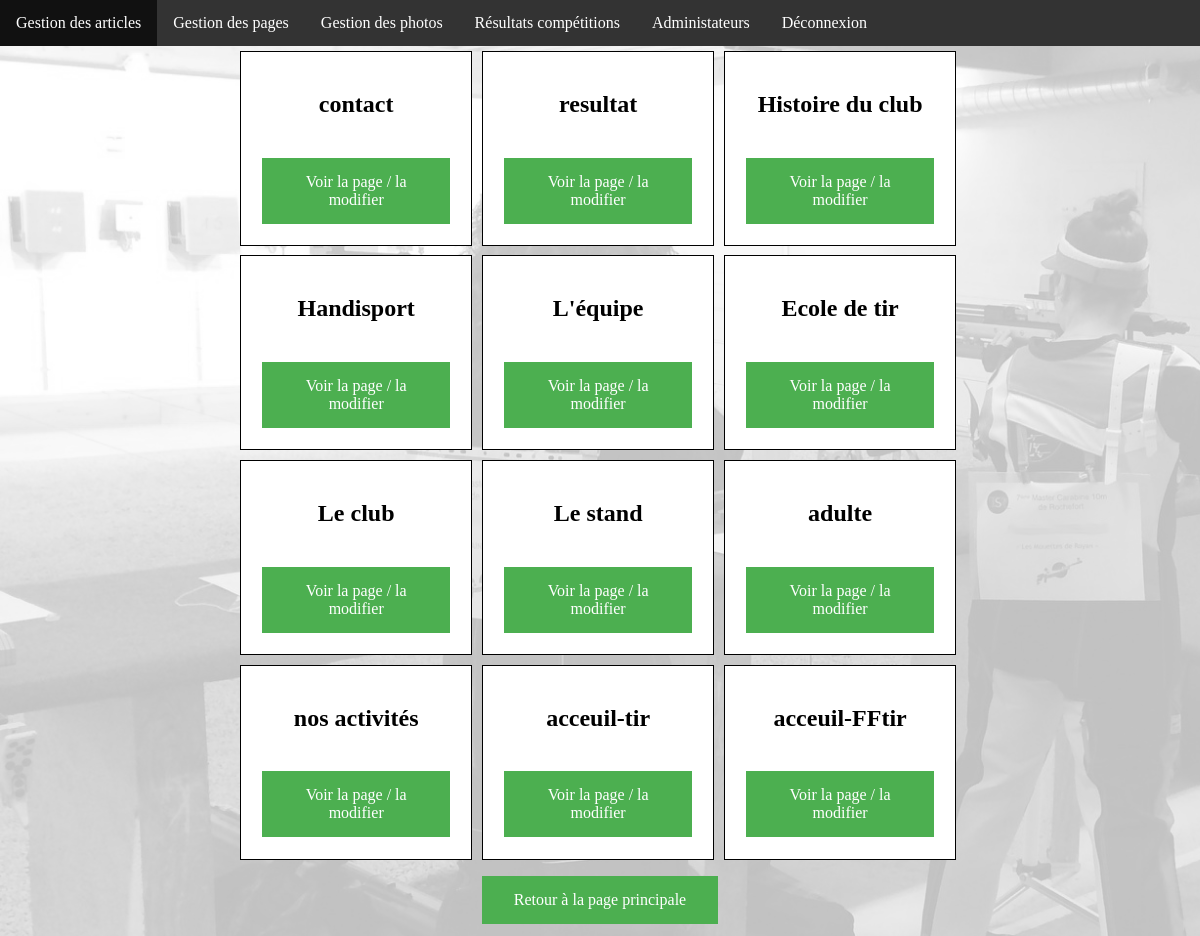
The page /admin/acc_page.php (signed in) on the database its author committed.
### tables this page shows
CREATE TABLE IF NOT EXISTS `page` (
  `id` int(11) NOT NULL AUTO_INCREMENT,
  `nom` varchar(255) NOT NULL,
  `content` longtext NOT NULL,
  PRIMARY KEY (`id`)
);

### admin/acc_page.php (the view, shortened to what this page needs)
<?php require_once"inc/header.php" ?>
<div class="page-cont">
<?php
$req = $bdd->query('SELECT * FROM page ORDER BY id DESC');
$page = $req->fetchAll();
foreach ($page as $page):   ?>
  <div class="pres-page">
    <div class="content-page">
      <center><h2><?= $page['nom'] ?></h2><br></center>
    </div>
    <div class="link-page">
      <a class="button" href="modif_page.php?id=<?= $page['id'] ?>">Voir la page / la modifier</a>
    </div>
  </div>
<?php endforeach ?>
</div>
<?php require_once"inc/footer.php" ?>

### css/admin.css (style rules this page uses)
html, body { width: 100%; height: auto; padding: 0; margin: 0; font-size: 100%; background: linear-gradient( rgba(255, 255, 255, 0.75), rgba(255, 255, 255, 0.75) ), url(../img/parallax-2.jpg) fixed; background-size: cover; }
.button { background-color: #4CAF50; border: none; color: white; padding: 15px 32px; text-align: center; text-decoration: none; display: inline-block; font-size: 16px; margin: 1%; }
.page-cont { display: flex; flex-direction: row; flex-wrap: wrap; margin-left: 19.6%; width: 80%; height: auto; }
.pres-page { width: 20%; height: auto; position: relative; padding: 2%; margin: 0.5%; border: 1px solid black; background-color: white; }
.content-page { display: flex; justify-content: space-around; text-align: center; }
.link-page { text-align: center; }

### rows shown on the page
page: nom "contact"
page: nom "resultat"
page: nom "Histoire du club"
page: nom "Handisport"
page: nom "L'équipe"
page: nom "Ecole de tir"
page: nom "Le club"
page: nom "Le stand"
page: nom "adulte"
page: nom "nos activités"
page: nom "acceuil-tir"
page: nom "acceuil-FFtir"
